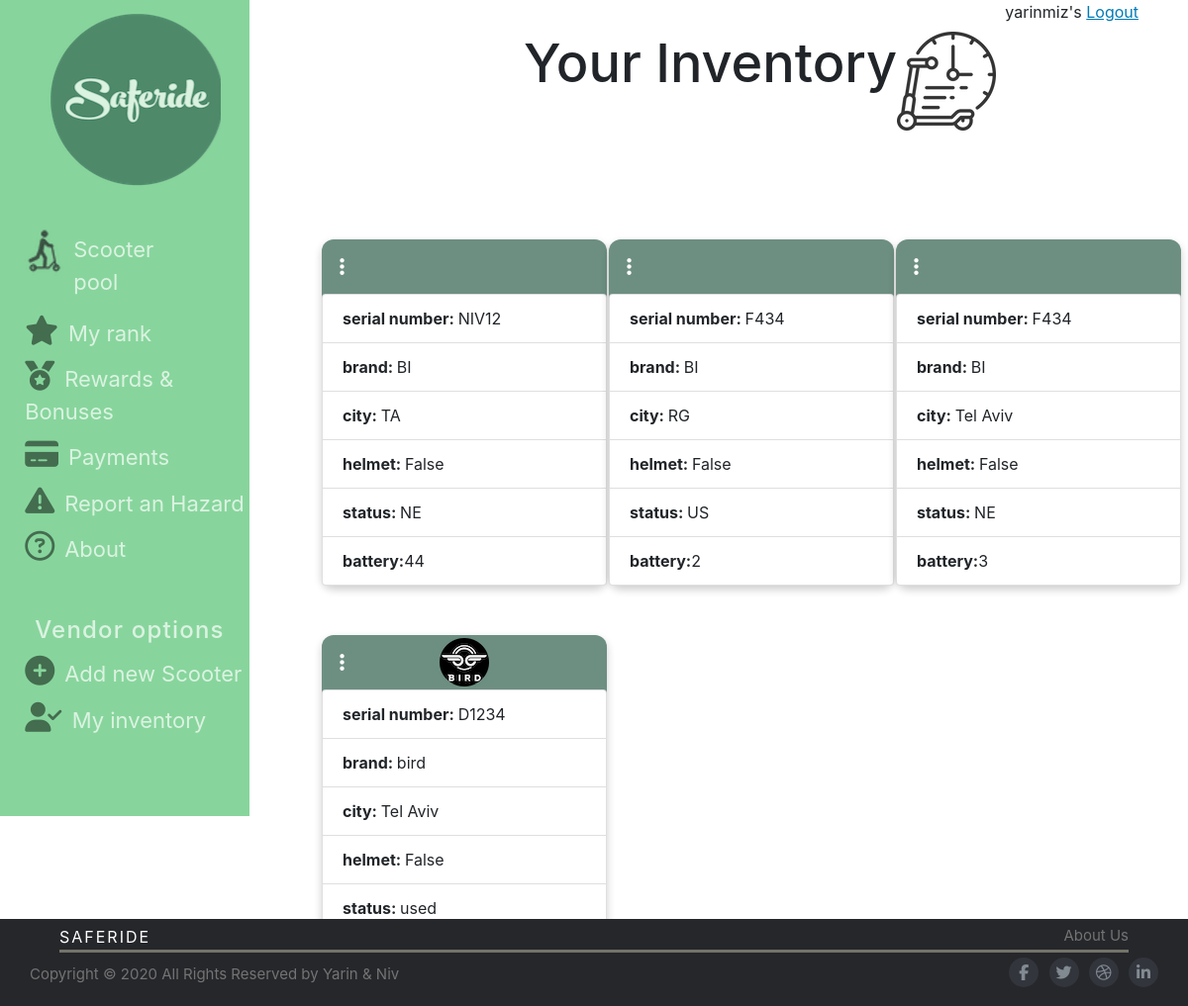
Screenshot of /myScooters/ (signed in) with the database file from the repository.
### login/models.py (models this page shows, shortened)
class Scooter(models.Model):
    user_id         = models.ForeignKey(User, on_delete=models.CASCADE, default=1)
    serial_number   = models.CharField(max_length=5)
    BIRD = 'bird'
    WIND = 'wind'
    LIME = 'lime'
    BRAND_CHOICES = [
        (BIRD, 'bird'),
        (WIND, 'wind'),
        (LIME, 'lime')
    ]
    brand = models.CharField(
        max_length=4,
        choices=BRAND_CHOICES,
    )
    TELAVIV = 'Tel Aviv'
    RAMATGAN = 'Ramat Gan'
    GIVATAYIM = 'Givatayim'
    CITY_CHOICES = [
        (TELAVIV, 'Tel Aviv'),
        (RAMATGAN, 'Ramat Gan'),
        (GIVATAYIM, 'Givatayim')
    ]
    city = models.CharField(
        max_length=10,
        choices=CITY_CHOICES,
        default=TELAVIV,
    )
    helmet          = models.BooleanField(default=False)
    NEW = 'new'
    USED = 'used'
    REPAIR = 'repair'
    CONDITION_CHOICES = [
        (NEW, 'new'),
        (USED, 'used'),
        (REPAIR, 'repair')
    ]
    status = models.CharField(
        max_length=6,
        choices=CONDITION_CHOICES,
    )
    battery = models.IntegerField(validators=[MinValueValidator(0), MaxValueValidator(100)])

### login/views.py (the view)
# urls.py: path('myScooters/', views.my_scooters, name='myScooters'),
def my_scooters(request):
    json_path = os.path.join(settings.STATIC_ROOT, 'login','js','logos.json')
    with open(json_path) as f:
                json_logos = json.load(f)
    scooters = Scooter.objects.filter(user_id= request.user)
    images_path = os.path.join(settings.STATIC_URL,'login')
    context = {
        'allscooters':scooters,
        'logos': json_logos,
        'image_folder_path': images_path
    }
    return render(request, 'login/vendor_list.html', context)

### login/templates/login/vendor_list.html (shortened to what this page needs)
{% load static %}
<!DOCTYPE html>
<html lang="en">
<head>
    <link rel="stylesheet" type="text/css" href="{% static 'login/css/style.css' %}">
    <link href="https://stackpath.bootstrapcdn.com/bootstrap/4.4.1/css/bootstrap.min.css"
 rel="stylesheet">
</head>
<body>
    <div class="flex-container">
        <main>
            <form class="logout" action="{% url 'logoutuser' %}" method='post'>
                {% if user.is_authenticated %}
                 {{user.username}}'s
                <button type="submit">Logout</button>
                {% endif %}
            </form>
            <div class="row headline">
                <h1>Your Inventory</h1>
                <div id="scooter_kick"></div>
            </div>
            <div class="row" id="cards_container">
                {% for scooter in allscooters %}
                <div class='col-lg-4 col-md-3 col-sm-6'>
                    <div class='bodycard'>
                        <div class='brand-title'>
                            <button class='dropbtn'>
                                <i class='fas fa-ellipsis-v'>
                                </i>
                            </button>
                        </div>
                                <ul>
                                <li class='list-group-item'><b>serial number: </b> {{ scooter.serial_number }}</li>
                                <li class='list-group-item'><b>brand: </b>{{ scooter.brand }}</li>
                                <li class='list-group-item'><b>city: </b>{{ scooter.city }}</li>
                                <li class='list-group-item'><b>helmet: </b>{{ scooter.helmet }}</li>
                                <li class='list-group-item'><b>status: </b>{{ scooter.status }}</li>
                                <li class='list-group-item'><b>battery:</b>{{ scooter.battery }}</li>
                            </ul>
                    </div>
                </div>
                {% endfor %}
            </div>
        </main>
        <aside class="left_aside">
            <nav>
                <ul>
                    <li><a id="logo" href="{% url 'index' %}"></a></li>
                    <li><a class="scooterpool" href="#">Scooter pool</a></li>
                    <li><a href="#"><i class="fas fa-star"></i>My rank</a></li>
                    <li><a href="#"><i class="fas fa-medal"></i>Rewards & Bonuses</a></li>
                    <li><a href="#"><i class="fas fa-credit-card"></i>Payments</a></li>
                    <li><a href="#"><i class="fas fa-exclamation-triangle"></i>Report an Hazard</a></li>
                    <li><a href="#"><i class="far fa-question-circle"></i>About</a></li>
                    <li>
                        <h4>Vendor options</h4>
                    </li>
                    <li><a href="{% url 'createNewScooter' %}"><i class="fas fa-plus-circle"></i>Add new
                            Scooter</a>
                    </li>
                    <li><a href="{% url 'myScooters' %}" class="space_down"><i class="fas fa-user-check"></i>My
                            inventory</a></li>
                </ul>
            </nav>
        </aside>
    </div>
    <footer class="site-footer">
        <div class="footer_about">
            <a href="./LandingPage.html" class="title">SafeRide</a>
            <a href="./Login.html" class="aboutUs">About Us</a>
        </div>
        <div class="footer_icons">
            <p class="copyright-text">Copyright &copy; 2020 All Rights Reserved by Yarin & Niv</p>
            <ul class="social-icons">
                <li><a class="facebook" href="#"><i class="fa fa-facebook"></i></a></li>
                <li><a class="twitter" href="#"><i class="fa fa-twitter"></i></a></li>
                <li><a class="dribbble" href="#"><i class="fa fa-dribbble"></i></a></li>
                <li><a class="linkedin" href="#"><i class="fa fa-linkedin"></i></a></li>
            </ul>
        </div>
    </footer>
</body>
</html>

### login/static/login/css/style.css (style rules this page uses)
* { text-decoration: none; margin: 0px; padding: 0px; }
main,nav,article,aside,section,header,footer { display: block; }
.logout { position: absolute; display: inline; right: 50px; }
.logout button { color: #007bb6; background-color: transparent; border: transparent; text-decoration: underline; }
body { font-family: 'Roboto Condensed', sans-serif; }
li { list-style: none; }
main { margin-left: 25%; width: 70%; }
aside { position: absolute; width: 21%; order:-1; background:#87D59C; }
aside li { margin-bottom:5%; }
aside a { text-decoration: none; font-size: 22px; color: #ffffff; opacity: 70%; display: block; }
aside nav { margin-left: 10%; }
h4 { letter-spacing: 0.05em; color: #FFFFFF; padding: 40px 0px 0px 10px; opacity: 70%; }
.flex-container { display: flex; }
#logo { background-image: url(../images/logo1.png); background-repeat: no-repeat; display: block; position: relative; height: 220px; right: 29px; }
.scooterpool { background-image: url(../images/scooterpool.png); background-repeat: no-repeat; opacity: 70%; padding: 5px 49px; }
.fa-question-circle, .fa-exclamation-triangle, .fa-credit-card, .fa-medal, .fa-star, .fa-plus-circle, .fa-user-check { opacity: 70%; color: black; margin-right: 10px; font-size: 30px; }
.space_down { margin-bottom: 80px; }
.brand-title { background-repeat: no-repeat; background-position: center; border: none; height: 55px; }
.bodycard { box-shadow: 0 4px 8px 0 rgba(0,0,0,0.2); margin: 25px; width: 18rem; left: 10px; Border-radius:12px; background-color: #6D8F82; }
.row { margin-top: 10%; }
#scooter_kick { background-image: url(../images/kick-scooter.png); background-repeat: no-repeat; height: 101px; width: 115px; opacity: 80%; }
.fa-ellipsis-v { font-size:20px; }
.headline { margin: 32px auto; justify-content: center; }
.dropbtn { background-color: transparent; color: white; border: transparent; margin: 13px 0px 0px 15px; padding: 4px 3px 28px 3px; position: relative; height: 25px; }
@media (min-width: 481px) { .site-footer { background-color:#26272b; font-size:15px; color:#737373; position: fixed; width: 100%; height: 11vh; bottom: 0px; } }
@media (min-width: 481px) { .site-footer .title { color:#fff; font-size:16px; text-transform:uppercase; margin-top:5px; letter-spacing:2px; } }
@media (min-width: 481px) { .footer_about { border-bottom: 3px solid #737369; width: 90%; margin-left: 5%; margin-top: 0.5%; } }
@media (min-width: 481px) { .footer_about a { color:#737373 } }
@media (min-width: 481px) { .site-footer .social-icons a { width:30px; height:30px; line-height:30px; margin-left:6px; margin-right:0; border-radius:100%; background-color:#33353d } }
@media (min-width: 481px) { .social-icons { margin-top: 0.5%; } }
@media (min-width: 481px) { .social-icons li { display:inline-block; margin-bottom:4px; } }
@media (min-width: 481px) { .social-icons a { background-color:#eceeef; color:#818a91; font-size:16px; display:inline-block; line-height:44px; width:44px; height:44px; text-align:center; margin-right:8px; border-radius:100%; -webkit-transition:all .2s linear; -o-transition:all .2s linear; transition:all .2s linear } }
@media (min-width: 481px) { .footer_icons { display: flex; justify-content:space-between ; margin-left:2.5%; margin-right: 2.5%; } }
@media (min-width: 481px) { .aboutUs { float: right; } }
@media (min-width: 481px) { .copyright-text { margin-top: 1%; } }
main h1 { font-size: 54px; margin-left: 110px; }

### rows the page displays
Scooter: serial_number "NIV12", brand "BI", city "TA", helmet "False", status "NE", battery "44"
Scooter: serial_number "F434", brand "BI", city "RG", helmet "False", status "US", battery "2"
Scooter: serial_number "F434", brand "BI", city "Tel Aviv", helmet "False", status "NE", battery "3"
Scooter: serial_number "D1234", brand "bird", city "Tel Aviv", helmet "False", status "used"

### other values shown
{{ user.username }} "yarinmiz"
